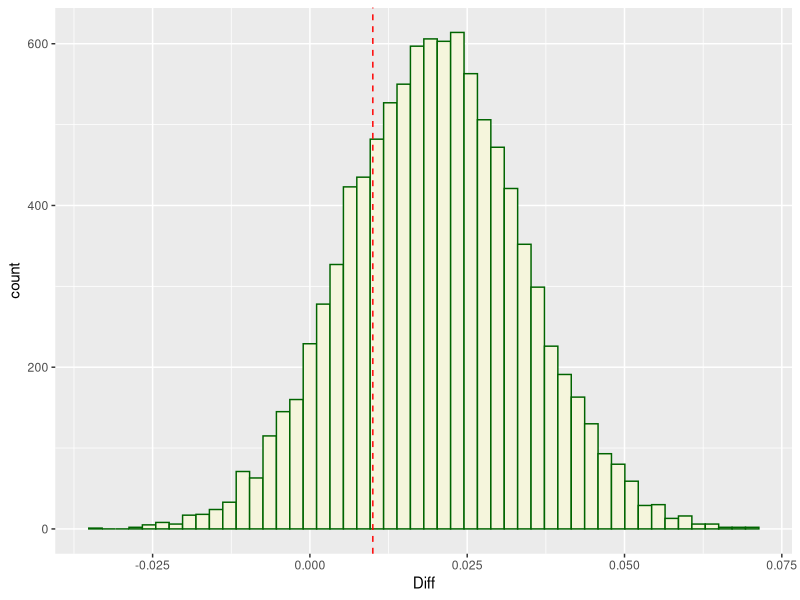

The R source for this figure:
# Clean environment ------------------------------------------------------
rm(list=ls())

# Packages ---------------------------------------------------------------
library(ggplot2)
library(dplyr)

# Seed data --------------------------------------------------------------
x_bar1 <- 1
x_sd1 <- 0.01
#---------------
x_bar2 <- 1.02
x_sd2 <- 0.01
#---------------
Accept <- 0.01

# Populate database -----------------------------------------------------

A <- rep(rnorm(10000, x_bar1, x_sd1))
B <- rep(rnorm(10000, x_bar2, x_sd2))
Diff <- B-A

bs_df <- data.frame(cbind(A,B,Diff))

# Plot histogram --------------------------------------------------------
bs_plot <- ggplot(bs_df, aes(x=Diff)) +
        geom_histogram(fill = "beige", colour = "darkgreen", bins = 50) +
        geom_vline(xintercept = Accept, lty = 2, col = "Red")
        
bs_plot
